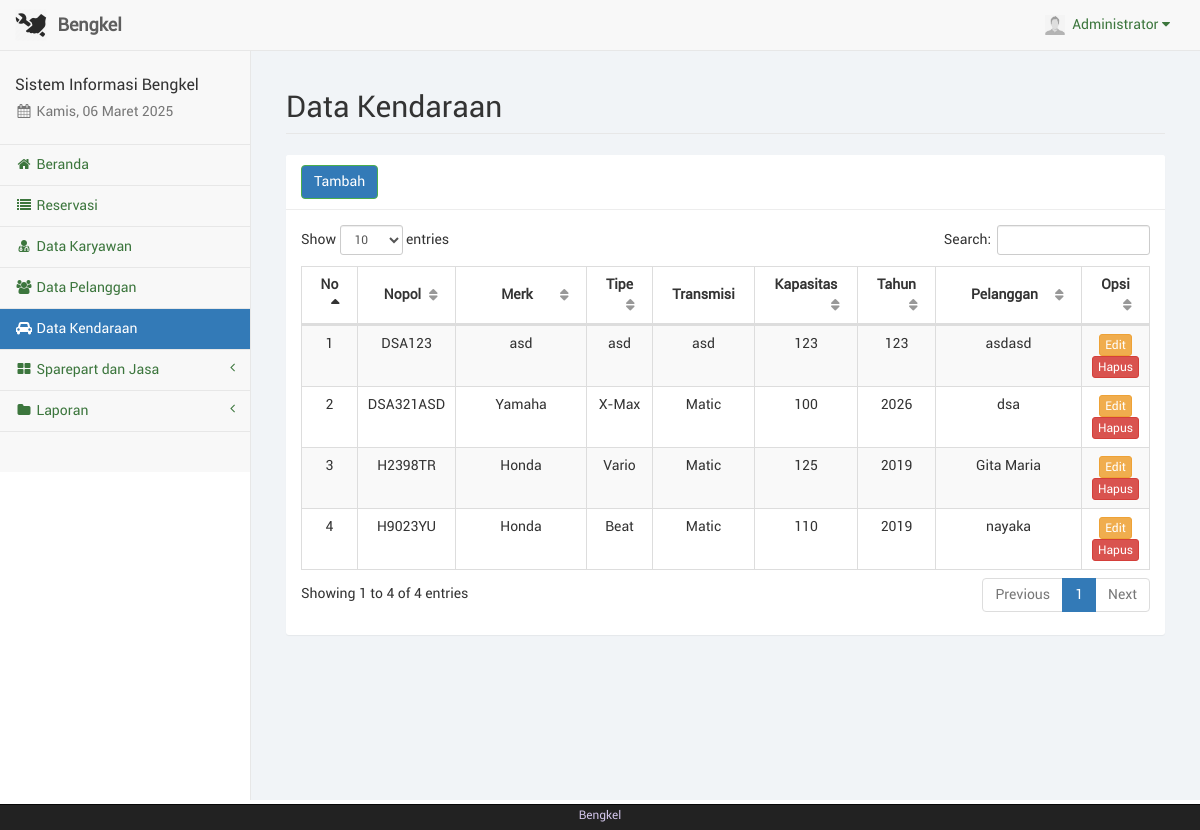
The app's page /kendaraan.php (signed in) with its own data.
### tables this page shows
CREATE TABLE IF NOT EXISTS `kendaraan` (
  `id_kendaraan` int NOT NULL AUTO_INCREMENT,
  `nopol` varchar(50) NOT NULL DEFAULT '0',
  `merk` varchar(50) NOT NULL,
  `tipe` varchar(50) NOT NULL,
  `transmisi` varchar(50) NOT NULL,
  `kapasitas` int NOT NULL,
  `tahun` int NOT NULL,
  `ktp_pelanggan` varchar(16) DEFAULT NULL,
  `id_pelanggan` int DEFAULT NULL,
  PRIMARY KEY (`id_kendaraan`) USING BTREE,
  UNIQUE KEY `nopol` (`nopol`)
);

CREATE TABLE IF NOT EXISTS `pelanggan` (
  `id_pelanggan` int NOT NULL AUTO_INCREMENT,
  `nama` varchar(50) NOT NULL DEFAULT '0',
  `alamat` varchar(150) NOT NULL DEFAULT '0',
  `hp` varchar(12) NOT NULL DEFAULT '0',
  `ktp` varchar(16) DEFAULT '0',
  `user_pelanggan` varchar(50) NOT NULL DEFAULT '0',
  `pass_pelanggan` varchar(100) NOT NULL DEFAULT '0',
  `foto_pelanggan` text,
  PRIMARY KEY (`id_pelanggan`)
);

### sess_check.php (called while the page is built, shortened)
<?php
$chk_sess = $_SESSION['admin'];
include("dist/config/koneksi.php");
$sql_sess = "SELECT * FROM admin WHERE id_adm='" . $chk_sess . "'";
$ress_sess = mysqli_query($conn, $sql_sess);
$row_sess = mysqli_fetch_array($ress_sess);
$sess_admname = $row_sess['nama_adm'];
$sess_admfoto = $row_sess['foto_adm'];

### kendaraan.php (the view, shortened to what this page needs)
<?php
include("sess_check.php");
$pagedesc = "Data Kendaraan";
include("layout_top.php");
?>
<div id="page-wrapper">
	<div class="container-fluid">
		<div class="row">
			<div class="col-lg-12">
				<h1 class="page-header">Data Kendaraan</h1>
			</div>
		</div>
		<div class="row">
			<div class="col-lg-12"><?php include("layout_alert.php"); ?></div>
		</div>
		<div class="row">
			<div class="col-lg-12">
				<div class="panel panel-default">
					<div class="panel-heading">
						<a href="kendaraan_tambah.php" class="btn btn-success">Tambah</a>
					</div>
					<div class="panel-body">
						<table class="table table-striped table-bordered table-hover" id="tabel-data">
							<thead>
								<tr>
									<th width="1%">No</th>
									<th width="10%">Nopol</th>
									<th width="20%">Merk</th>
									<th width="5%">Tipe</th>
									<th width="5%">Transmisi</th>
									<th width="5%">Kapasitas</th>
									<th width="5%">Tahun</th>
									<th width="20%">Pelanggan</th>
									<th width="5%">Opsi</th>
								</tr>
							</thead>
							<tbody>
								<?php
								$i = 1;
								$sql = "SELECT kendaraan.*, pelanggan.nama as nama_pelanggan FROM kendaraan
											LEFT JOIN pelanggan ON pelanggan.id_pelanggan=kendaraan.id_pelanggan
											WHERE id_kendaraan!='0' ORDER BY nopol ASC";
								$ress = mysqli_query($conn, $sql);
								while ($data = mysqli_fetch_array($ress)) {
									echo '<tr>';
									echo '<td class="text-center">' . $i . '</td>';
									echo '<td class="text-center">' . $data['nopol'] . '</td>';
									echo '<td class="text-center">' . $data['merk'] . '</td>';
									echo '<td class="text-center">' . $data['tipe'] . '</td>';
									echo '<td class="text-center">' . $data['transmisi'] . '</td>';
									echo '<td class="text-center">' . $data['kapasitas'] . '</td>';
									echo '<td class="text-center">' . $data['tahun'] . '</td>';
									echo '<td class="text-center">' . $data['nama_pelanggan'] . '</td>';
									echo '<td class="text-center">
													  <a href="kendaraan_edit.php?id_kendaraan=' . $data['id_kendaraan'] . '" class="btn btn-warning btn-xs">Edit</a>'; ?>
									<a href="kendaraan_hapus.php?id_kendaraan=<?php echo $data['id_kendaraan']; ?>" onclick="return confirm('Apakah anda yakin akan menghapus <?php echo $data['nopol']; ?>?');" class="btn btn-danger btn-xs">Hapus</a></td>
								<?php
									echo '</tr>';
									$i++;
								}
								?>
							</tbody>
						</table>
					</div>
				</div>
			</div>
		</div>
	</div>
</div>
<?php
include("layout_bottom.php");
?>

### layout_top.php (shortened to what this page needs)
<?php
$haries = array("Sunday" => "Minggu", "Monday" => "Senin", "Tuesday" => "Selasa", "Wednesday" => "Rabu", "Thursday" => "Kamis", "Friday" => "Jum'at", "Saturday" => "Sabtu");
$bulans = array("", "Januari", "Februari", "Maret", "April", "Mei", "Juni", "Juli", "Agustus", "September", "Oktober", "November", "Desember");
$hari_ini = $haries[date("l")];
$bulan_ini = $bulans[date("n")];
$tanggal = date("d");
$tahun = date("Y");
?>
<!DOCTYPE html>
<html lang="en">
<head>
	<link href="libs/bootstrap/dist/css/bootstrap.min.css" rel="stylesheet">
	<link href="libs/metisMenu/dist/metisMenu.min.css" rel="stylesheet">
	<link href="libs/datatables-plugins/integration/bootstrap/3/dataTables.bootstrap.css" rel="stylesheet">
	<link href="libs/datatables-responsive/css/dataTables.responsive.css" rel="stylesheet">
	<link href="dist/css/sb-admin-2.css" rel="stylesheet">
	<link href="dist/css/offline-font.css" rel="stylesheet">
	<link href="dist/css/custom.css" rel="stylesheet">
	<link href="libs/font-awesome/css/font-awesome.min.css" rel="stylesheet" type="text/css">
</head>
<body>
	<div id="wrapper">
		<nav class="navbar navbar-default navbar-static-top" role="navigation" style="margin-bottom: 0">
			<div class="navbar-header">
				<a class="navbar-brand hidden-xs" href="index.php">
					<img src="foto/logo.png" alt="brand" width="32" class="float-left image-brand">
					<div class="float-right">&nbsp;<strong>Bengkel</strong></div>
				</a>
			</div>
			<ul class="nav navbar-top-links navbar-right">
				<li class="dropdown dropdown-right">
					<a class="dropdown-toggle" data-toggle="dropdown" href="#">
						<img src="foto/<?php echo $sess_admfoto; ?>" width="20px" height="20px" padding="0px">&nbsp;&nbsp;<?php echo ucfirst($sess_admname); ?>&nbsp;<i class="fa fa-caret-down"></i>
					</a>
				</li>
			</ul>
			<div class="navbar-default sidebar" role="navigation">
				<div class="sidebar-nav navbar-collapse">
					<ul class="nav" id="side-menu">
						<li class="sidebar-search">
							<h4>Sistem Informasi Bengkel</h4>
							<h5 class="text-muted"><i class="fa fa-calendar fa-fw"></i>&nbsp;<?php echo $hari_ini . ", " . $tanggal . " " . $bulan_ini . " " . $tahun ?></h5>
						</li>
						<?php
						if ($pagedesc == "Beranda") {
							echo '<li><a href="index.php" class="active"><i class="fa fa-home fa-fw"></i>&nbsp;Beranda</a></li>';
						} else {
							echo '<li><a href="index.php"><i class="fa fa-home fa-fw"></i>&nbsp;Beranda</a></li>';
						}
						if ($pagedesc == "Reservation") {
							echo '<li><a href="reservation.php" class="active"><i class="fa fa-list fa-fw"></i>&nbsp;Reservasi</a></li>';
						} else {
							echo '<li><a href="reservation.php"><i class="fa fa-list fa-fw"></i>&nbsp;Reservasi</a></li>';
						}
						if ($pagedesc == "Data Karyawan") {
							echo '<li><a href="kasir.php" class="active"><i class="fa fa-user-md fa-fw"></i>&nbsp;Data Karyawan</a></li>';
						} else {
							echo '<li><a href="kasir.php"><i class="fa fa-user-md fa-fw"></i>&nbsp;Data Karyawan</a></li>';
						}
						if ($pagedesc == "Data Pelanggan") {
							echo '<li><a href="konsumen.php" class="active"><i class="fa fa-users fa-fw"></i>&nbsp;Data Pelanggan</a></li>';
						} else {
							echo '<li><a href="konsumen.php"><i class="fa fa-users fa-fw"></i>&nbsp;Data Pelanggan</a></li>';
						}
						if ($pagedesc == "Data Kendaraan") {
							echo '<li><a href="kendaraan.php" class="active"><i class="fa fa-car fa-fw"></i>&nbsp;Data Kendaraan</a></li>';
						} else {
							echo '<li><a href="kendaraan.php"><i class="fa fa-car fa-fw"></i>&nbsp;Data Kendaraan</a></li>';
						}
						if (isset($menuparent) && $menuparent == "barang") {
							echo '<li class="active">';
						} else {
							echo '<li>';
						}
						?>
						<a href="#"><i class="fa fa-th-large fa-fw"></i>&nbsp;Sparepart dan Jasa<span class="fa arrow"></span></a>
						<?php
						if (isset($menuparent) && $menuparent == "laporan") {
							echo '<li class="active">';
						} else {
							echo '<li>';
						}
						?>
						<a href="#"><i class="fa fa-folder fa-fw"></i>&nbsp;Laporan<span class="fa arrow"></span></a>
						</li>
					</ul>
				</div>
			</div>
		</nav>

### layout_bottom.php (shortened to what this page needs)
	</div>
	<div class="navbar navbar-inverse navbar-fixed-bottom footer-bottom">
		<div class="container text-center">
			<p class="text-center" style="color: #D1C4E9; margin: 0 0 5px; padding: 0"><small>Bengkel</p>
		</div>
	</div>
</body>
</html>

### records on screen
kendaraan: nopol "DSA123", merk "asd", tipe "asd", transmisi "asd", kapasitas "123", tahun "123", id_pelanggan.nama "asdasd"
kendaraan: nopol "DSA321ASD", merk "Yamaha", tipe "X-Max", transmisi "Matic", kapasitas "100", tahun "2026", id_pelanggan.nama "dsa"
kendaraan: nopol "H2398TR", merk "Honda", tipe "Vario", transmisi "Matic", kapasitas "125", tahun "2019", id_pelanggan.nama "Gita Maria"
kendaraan: nopol "H9023YU", merk "Honda", tipe "Beat", transmisi "Matic", kapasitas "110", tahun "2019", id_pelanggan.nama "nayaka"

### other values on screen
$sess_admname "Administrator"
